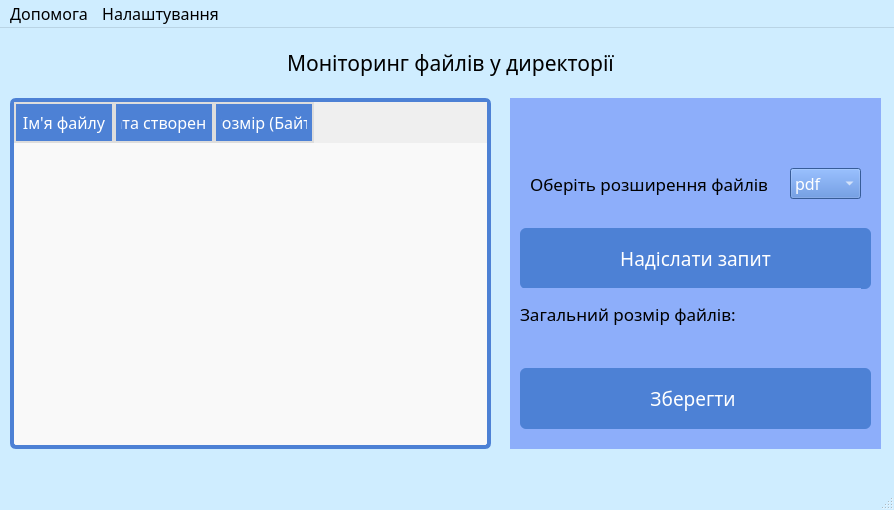
<?xml version="1.0" encoding="UTF-8"?>
<ui version="4.0">
 <class>MainWindow</class>
 <widget class="QMainWindow" name="MainWindow">
  <property name="geometry">
   <rect>
    <x>0</x>
    <y>0</y>
    <width>894</width>
    <height>510</height>
   </rect>
  </property>
  <property name="sizePolicy">
   <sizepolicy hsizetype="Preferred" vsizetype="Preferred">
    <horstretch>0</horstretch>
    <verstretch>0</verstretch>
   </sizepolicy>
  </property>
  <property name="palette">
   <palette>
    <active>
     <colorrole role="Window">
      <brush brushstyle="SolidPattern">
       <color alpha="255">
        <red>207</red>
        <green>237</green>
        <blue>255</blue>
       </color>
      </brush>
     </colorrole>
    </active>
    <inactive>
     <colorrole role="Window">
      <brush brushstyle="SolidPattern">
       <color alpha="255">
        <red>207</red>
        <green>237</green>
        <blue>255</blue>
       </color>
      </brush>
     </colorrole>
    </inactive>
    <disabled>
     <colorrole role="Base">
      <brush brushstyle="SolidPattern">
       <color alpha="255">
        <red>207</red>
        <green>237</green>
        <blue>255</blue>
       </color>
      </brush>
     </colorrole>
     <colorrole role="Window">
      <brush brushstyle="SolidPattern">
       <color alpha="255">
        <red>207</red>
        <green>237</green>
        <blue>255</blue>
       </color>
      </brush>
     </colorrole>
    </disabled>
   </palette>
  </property>
  <property name="font">
   <font>
    <family>Sitka Heading</family>
    <pointsize>12</pointsize>
   </font>
  </property>
  <property name="windowTitle">
   <string>Моніторинг файлів</string>
  </property>
  <widget class="QWidget" name="centralwidget">
   <widget class="QTableWidget" name="tableWidget">
    <property name="geometry">
     <rect>
      <x>10</x>
      <y>70</y>
      <width>481</width>
      <height>351</height>
     </rect>
    </property>
    <property name="font">
     <font>
      <family>Sitka Heading</family>
      <pointsize>12</pointsize>
     </font>
    </property>
    <property name="styleSheet">
     <string notr="true">QTableWidget {
    border: 4px solid rgb(77, 129, 213); /* Синя рамка товщиною 2px */
    border-radius: 6px;       /* Заокруглені краї */
    background-color: #f9f9f9; /* Світлий фон */
    gridline-color: #ccc;     /* Колір сітки таблиці */
}

QHeaderView::section {
    background-color: rgb(77, 129, 213); /* Фон заголовків таблиці */
    color: white;              /* Білий текст заголовків */
    border: 2px solid #ddd;    /* Рамка для заголовків */
    padding: 5px;              /* Відступи у заголовках */
}</string>
    </property>
    <column>
     <property name="text">
      <string>Ім'я файлу</string>
     </property>
    </column>
    <column>
     <property name="text">
      <string>Дата створення</string>
     </property>
    </column>
    <column>
     <property name="text">
      <string>Розмір (Байт)</string>
     </property>
    </column>
   </widget>
   <widget class="QWidget" name="widget" native="true">
    <property name="geometry">
     <rect>
      <x>510</x>
      <y>70</y>
      <width>371</width>
      <height>351</height>
     </rect>
    </property>
    <property name="styleSheet">
     <string notr="true">background-color: rgb(141, 174, 250);
</string>
    </property>
    <widget class="QLabel" name="label_2">
     <property name="geometry">
      <rect>
       <x>20</x>
       <y>60</y>
       <width>261</width>
       <height>51</height>
      </rect>
     </property>
     <property name="font">
      <font>
       <family>Sitka Heading</family>
       <pointsize>13</pointsize>
      </font>
     </property>
     <property name="text">
      <string>Оберіть розширення файлів</string>
     </property>
    </widget>
    <widget class="QComboBox" name="comboBox">
     <property name="geometry">
      <rect>
       <x>280</x>
       <y>70</y>
       <width>71</width>
       <height>31</height>
      </rect>
     </property>
     <property name="font">
      <font>
       <family>Sitka Heading</family>
       <pointsize>12</pointsize>
      </font>
     </property>
     <property name="styleSheet">
      <string notr="true">background-color: rgb(77, 129, 213);
 color: white;</string>
     </property>
     <item>
      <property name="text">
       <string>pdf</string>
      </property>
     </item>
     <item>
      <property name="text">
       <string>pptx</string>
      </property>
     </item>
     <item>
      <property name="text">
       <string>png</string>
      </property>
     </item>
     <item>
      <property name="text">
       <string>txt</string>
      </property>
     </item>
     <item>
      <property name="text">
       <string>jpg</string>
      </property>
     </item>
     <item>
      <property name="text">
       <string>docx</string>
      </property>
     </item>
    </widget>
    <widget class="QPushButton" name="Send_Message">
     <property name="geometry">
      <rect>
       <x>10</x>
       <y>130</y>
       <width>351</width>
       <height>61</height>
      </rect>
     </property>
     <property name="font">
      <font>
       <family>Sitka Heading</family>
       <pointsize>14</pointsize>
      </font>
     </property>
     <property name="styleSheet">
      <string notr="true">QPushButton {
    background-color: rgb(77, 129, 213); /* Синій фон */
    color: white; /* Білий текст */
    padding: 10px; /* Відступи всередині кнопки */
    border-radius: 6px; /* Заокруглення країв */
}

QPushButton:hover {
    background-color: #0056b3; /* Темно-синій фон при наведенні */
}</string>
     </property>
     <property name="text">
      <string>Надіслати запит</string>
     </property>
    </widget>
    <widget class="QLabel" name="label">
     <property name="geometry">
      <rect>
       <x>10</x>
       <y>190</y>
       <width>341</width>
       <height>51</height>
      </rect>
     </property>
     <property name="font">
      <font>
       <family>Sitka Heading</family>
       <pointsize>13</pointsize>
      </font>
     </property>
     <property name="text">
      <string>Загальний розмір файлів:</string>
     </property>
    </widget>
    <widget class="QPushButton" name="Save">
     <property name="geometry">
      <rect>
       <x>10</x>
       <y>270</y>
       <width>351</width>
       <height>61</height>
      </rect>
     </property>
     <property name="font">
      <font>
       <family>Sitka Heading</family>
       <pointsize>14</pointsize>
      </font>
     </property>
     <property name="styleSheet">
      <string notr="true">QPushButton {
    background-color: rgb(77, 129, 213); /* Синій фон */
    color: white; /* Білий текст */
    padding: 10px; /* Відступи всередині кнопки */
    border-radius: 6px; /* Заокруглення країв */
}

QPushButton:hover {
    background-color: #0056b3; /* Темно-синій фон при наведенні */
}</string>
     </property>
     <property name="text">
      <string>Зберегти </string>
     </property>
    </widget>
   </widget>
   <widget class="QLabel" name="label_3">
    <property name="geometry">
     <rect>
      <x>240</x>
      <y>10</y>
      <width>421</width>
      <height>51</height>
     </rect>
    </property>
    <property name="font">
     <font>
      <family>Rockwell</family>
      <pointsize>16</pointsize>
      <bold>false</bold>
     </font>
    </property>
    <property name="text">
     <string>&lt;html&gt;&lt;head/&gt;&lt;body&gt;&lt;p align=&quot;center&quot;&gt;Моніторинг файлів у директорії&lt;/p&gt;&lt;/body&gt;&lt;/html&gt;</string>
    </property>
   </widget>
  </widget>
  <widget class="QMenuBar" name="menubar">
   <property name="geometry">
    <rect>
     <x>0</x>
     <y>0</y>
     <width>894</width>
     <height>26</height>
    </rect>
   </property>
   <widget class="QMenu" name="menu">
    <property name="title">
     <string>Допомога</string>
    </property>
    <addaction name="action"/>
   </widget>
   <widget class="QMenu" name="menu_2">
    <property name="title">
     <string>Налаштування</string>
    </property>
   </widget>
   <addaction name="menu"/>
   <addaction name="menu_2"/>
  </widget>
  <widget class="QStatusBar" name="statusbar"/>
  <action name="action">
   <property name="icon">
    <iconset theme="QIcon::ThemeIcon::HelpAbout"/>
   </property>
   <property name="text">
    <string>Інструкція</string>
   </property>
   <property name="font">
    <font>
     <family>Sitka Heading</family>
     <pointsize>10</pointsize>
    </font>
   </property>
  </action>
 </widget>
 <resources/>
 <connections/>
</ui>
